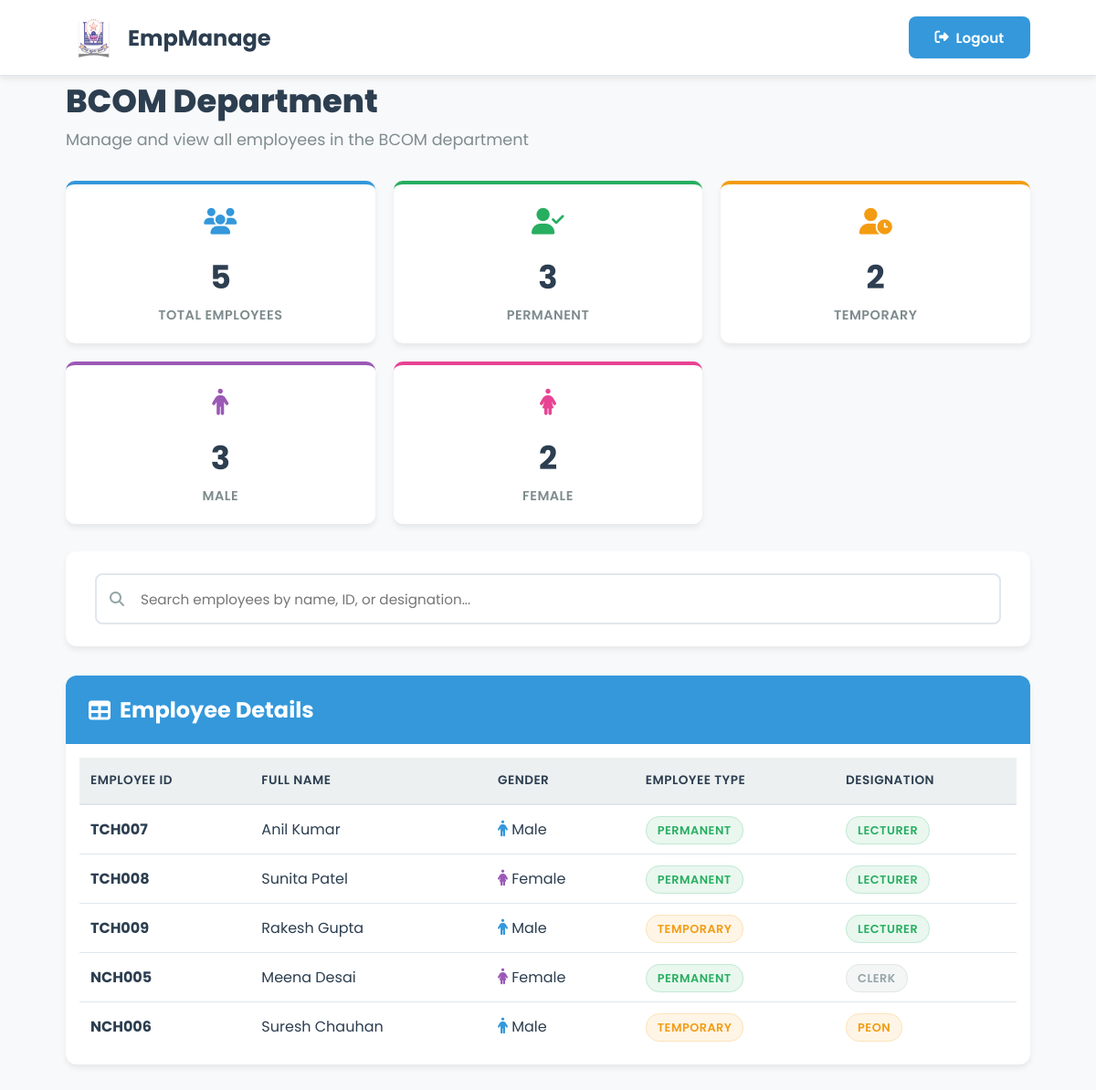
Screenshot of /department/BCOM/ (signed in) with the database file from the repository.
### employees/models.py (models this page shows, shortened)
class Department(models.Model):
    name = models.CharField(max_length=100)
    created_at = models.DateTimeField(auto_now_add=True)
    updated_at = models.DateTimeField(auto_now=True)

class Employee(models.Model):
    CATEGORY_CHOICES = [('Teaching','Teaching'), ('Non-Teaching','Non-Teaching')]
    TYPE_CHOICES = [('Temporary','Temporary'), ('Permanent','Permanent')]
    employee_id = models.CharField(max_length=10, primary_key=True)  # TCH001 / NTC001
    first_name = models.CharField(max_length=50)
    last_name = models.CharField(max_length=50, null=True)
    short_name = models.CharField(max_length=20, blank=True, null=True)
    photo = models.ImageField(upload_to=employee_photo_upload_path, blank=True, null=True)
    employee_type = models.CharField(max_length=20, choices=TYPE_CHOICES)
    category = models.CharField(max_length=20, choices=CATEGORY_CHOICES)
    department = models.ForeignKey(Department, on_delete=models.SET_NULL, null=True)
    designation = models.ForeignKey(Designation, on_delete=models.SET_NULL, null=True)
    qualifications = models.CharField(max_length=255, null=True, blank=True)
    created_at = models.DateTimeField(auto_now_add=True)
    updated_at = models.DateTimeField(auto_now=True)

### employees/views.py (the view)
# urls.py: path('department/<str:dept_name>/', department_details_view, name='department_details'),
@login_required
def department_details_view(request, dept_name):
    department = get_object_or_404(Department, name=dept_name)
    employees = Employee.objects.filter(department=department)
    total_employees = employees.count()
    permanent_count = employees.filter(employee_type='Permanent').count()
    temporary_count = employees.filter(employee_type='Temporary').count()
    male_count = EmployeePersonalDetails.objects.filter(employee__in=employees, gender='Male').count()
    female_count = EmployeePersonalDetails.objects.filter(employee__in=employees, gender='Female').count()
    context = {
        'department': department,
        'employees': employees,
        'total_employees': total_employees,
        'permanent_count': permanent_count,
        'temporary_count': temporary_count,
        'male_count': male_count,
        'female_count': female_count,
    }
    return render(request, 'department_details.html', context)

### templates/department_details.html (shortened to what this page needs)
<!DOCTYPE html>
{% load static %}
<html lang="en">
<head>
    <link rel="stylesheet" href="https://cdnjs.cloudflare.com/ajax/libs/font-awesome/6.4.0/css/all.min.css">
</head>
<body>
    <header id="header">
        <nav>
            <div class="logo" onclick="gotodash()">
                <img src="{% static 'images/icon.png' %}" alt="Logo" class="logo-img">
                <span>EmpManage</span>
            </div>
            <div class="user-info">
                <button class="logout-btn" onclick="logout()">
                    <i class="fas fa-sign-out-alt"></i>
                    Logout
                </button>
            </div>
        </nav>
    </header>
    <div class="container">
        <div id="dashboard-page">
            <div class="page-header">
                <div>
                    <h1>{{ department.name }} Department</h1>
                    <p>Manage and view all employees in the {{ department.name }} department</p>
                </div>
            </div>
            <div class="dashboard">
                <div class="stat-card total">
                    <div class="stat-icon">
                        <i class="fas fa-users"></i>
                    </div>
                    <div class="stat-number" id="total-count">{{ total_employees }}</div>
                    <div class="stat-label">Total Employees</div>
                </div>
                <div class="stat-card permanent">
                    <div class="stat-icon">
                        <i class="fas fa-user-check"></i>
                    </div>
                    <div class="stat-number" id="permanent-count">{{ permanent_count }}</div>
                    <div class="stat-label">Permanent</div>
                </div>
                <div class="stat-card temporary">
                    <div class="stat-icon">
                        <i class="fas fa-user-clock"></i>
                    </div>
                    <div class="stat-number" id="temporary-count">{{ temporary_count }}</div>
                    <div class="stat-label">Temporary</div>
                </div>
                <div class="stat-card male">
                    <div class="stat-icon">
                        <i class="fas fa-male"></i>
                    </div>
                    <div class="stat-number" id="male-count">{{ male_count }}</div>
                    <div class="stat-label">Male</div>
                </div>
                <div class="stat-card female">
                    <div class="stat-icon">
                        <i class="fas fa-female"></i>
                    </div>
                    <div class="stat-number" id="female-count">{{ female_count }}</div>
                    <div class="stat-label">Female</div>
                </div>
            </div>
            <div class="search-container">
                <div class="search-box">
                    <i class="fas fa-search"></i>
                    <input type="text" id="search-input" placeholder="Search employees by name, ID, or designation...">
                </div>
            </div>
            <div class="employees-container">
                <div class="table-header">
                    <h2><i class="fas fa-table"></i> Employee Details</h2>
                </div>
                <div class="table-container">
                    <table class="employee-table">
                        <thead>
                            <tr>
                                <th>Employee ID</th>
                                <th>Full Name</th>
                                <th>Gender</th>
                                <th>Employee Type</th>
                                <th>Designation</th>
                            </tr>
                        </thead>
                        <tbody id="employees-table-body">
                            {% for emp in employees %}
                            <tr class="clickable-row" data-href="{% url 'employee_profile' emp.employee_id %}">
                                <td class="emp-id">{{ emp.employee_id }}</td>
                                <td>{{ emp.first_name }} {{ emp.last_name }}</td>
                                <td>
                                    {% if emp.employeepersonaldetails.gender == 'Male' %}
                                        <i class="fas fa-male gender-icon male-icon"></i> Male
                                    {% else %}
                                        <i class="fas fa-female gender-icon female-icon"></i> Female
                                    {% endif %}
                                </td>
                                <td>
                                    {% if emp.employee_type == 'Permanent' %}
                                        <span class="type-badge permanent-badge">Permanent</span>
                                    {% else %}
                                        <span class="type-badge temporary-badge">Temporary</span>
                                    {% endif %}
                                </td>
                                <td>
                                    {% if emp.designation.name == 'HOD' %}
                                        <span class="designation-badge hod-badge">HOD</span>
                                    {% elif emp.designation.name == 'Lecturer' %}
                                        <span class="designation-badge lecturer-badge">Lecturer</span>
                                    {% elif emp.designation.name == 'Clerk' %}
                                        <span class="designation-badge clerk-badge">Clerk</span>
                                    {% elif emp.designation.name == 'Peon' %}
                                        <span class="designation-badge peon-badge">Peon</span>
                                    {% elif emp.designation.name == 'Attendant' %}
                                        <span class="designation-badge attendant-badge">Attendant</span>
                                    {% else %}
                                        <span class="designation-badge">{{ emp.designation.name }}</span>
                                    {% endif %}
                                </td>
                            </tr>
                            {% empty %}
                            <tr>
                                <td colspan="5" style="text-align: center; padding: 2rem; color: var(--text-light);">
                                    No employees found in this department.
                                </td>
                            </tr>
                            {% endfor %}
                        </tbody>
                    </table>
                </div>
            </div>
        </div>
    </div>
</body>
</html>

### rows the page displays
Department: name "BCOM"
Employee: employee_id "TCH007", first_name "Anil", last_name "Kumar", shows "Male", employee_type "PERMANENT", shows "LECTURER"
Employee: employee_id "TCH008", first_name "Sunita", last_name "Patel", shows "Female", employee_type "PERMANENT", shows "LECTURER"
Employee: employee_id "TCH009", first_name "Rakesh", last_name "Gupta", shows "Male", employee_type "TEMPORARY", shows "LECTURER"
Employee: employee_id "NCH005", first_name "Meena", last_name "Desai", shows "Female", employee_type "PERMANENT", shows "CLERK"
Employee: employee_id "NCH006", first_name "Suresh", last_name "Chauhan", shows "Male", employee_type "TEMPORARY", shows "PEON"

### other values shown
{{ total_employees }} "5"
{{ permanent_count }} "3"
{{ temporary_count }} "2"
{{ male_count }} "3"
{{ female_count }} "2"
